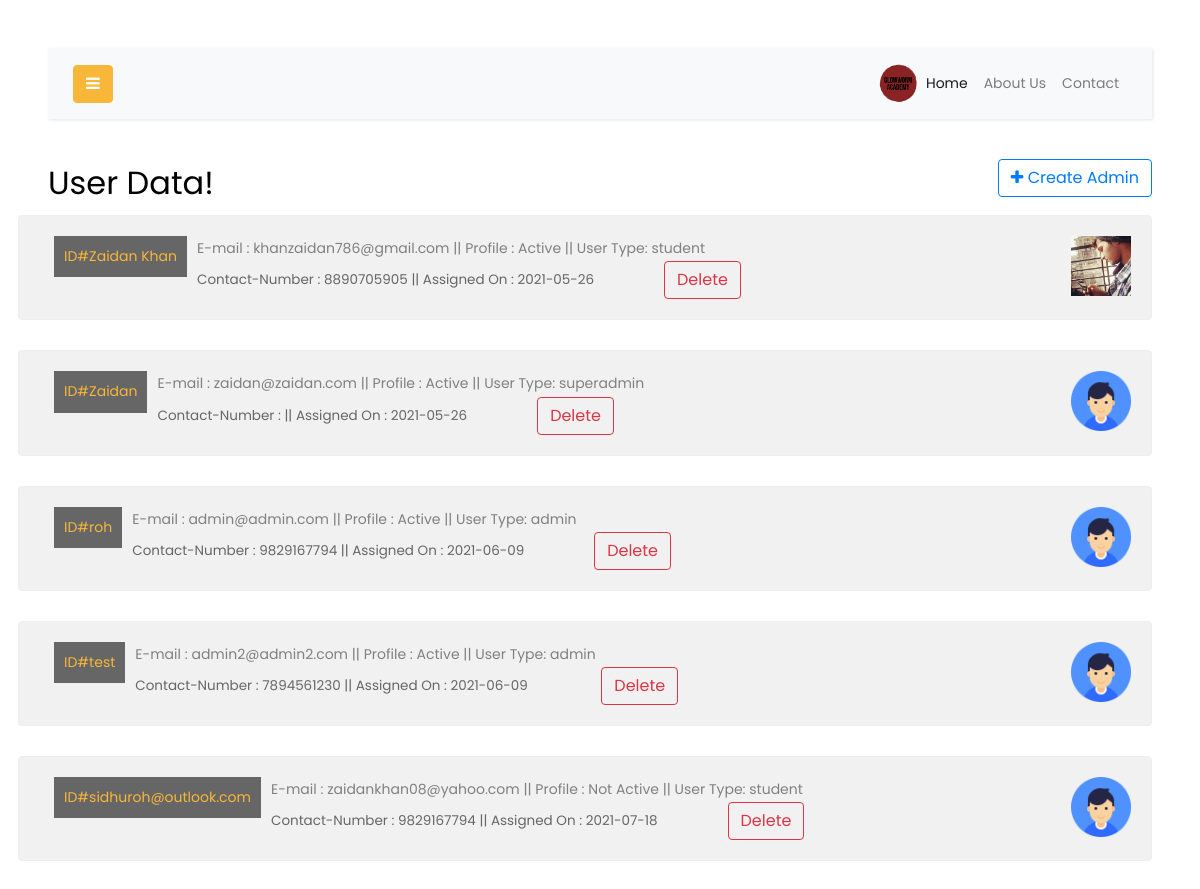
The page /user.php (signed in) on the database its author committed.
### tables this page shows
CREATE TABLE `users` (
  `id` int(11) NOT NULL,
  `username` varchar(100) NOT NULL,
  `email` varchar(100) NOT NULL,
  `mobile` varchar(12) NOT NULL,
  `password` varchar(100) NOT NULL,
  `bio` varchar(255) NOT NULL,
  `date` text DEFAULT NULL,
  `active` varchar(10) NOT NULL,
  `token_key` varchar(255) NOT NULL,
  `state` text NOT NULL DEFAULT 'Rajasthan',
  `city` text NOT NULL,
  `postalcode` varchar(10) NOT NULL DEFAULT '000000',
  `education` varchar(255) DEFAULT NULL,
  `country` varchar(255) DEFAULT NULL,
  `additional` varchar(255) DEFAULT NULL,
  `profile_pic` varchar(120) DEFAULT NULL,
  `user_type` text NOT NULL,
  `mobile_otp` varchar(60) NOT NULL,
  `mobile_active` text NOT NULL
);

### user.php (the view, shortened to what this page needs)
<!doctype html>
<?php include_once("database/phpmyadmin/connection.php"); ?>
<html lang="en">
  <head>
    <?php
        $query = "SELECT * from users WHERE email = '".$_SESSION['email'] ."'";
        $result = mysqli_query($conn, $query);
        while($rows = mysqli_fetch_assoc($result))
        {
        $ut = $rows['user_type'];
        }
    ?>
		<link rel="stylesheet" href="https://stackpath.bootstrapcdn.com/font-awesome/4.7.0/css/font-awesome.min.css">
		<link rel="stylesheet" href="css/css/style.css">
  </head>
  <body>
  <div id="content" class="p-4 p-md-5">
<nav class="navbar navbar-expand-lg navbar-light bg-light">
  <div class="container-fluid">
    <button type="button" id="sidebarCollapse" class="btn btn-primary">
      <i class="fa fa-bars"></i>
    </button>
    <div class="collapse navbar-collapse" id="navbarSupportedContent">
      <ul class="nav navbar-nav ml-auto">
      <li class="nav-item active">
      <img src="images/main.png" width ="40px">
      </li>
        <li class="nav-item active">
            <a class="nav-link" href="index.php">Home</a>
        </li>
        <li class="nav-item">
            <a class="nav-link" href="about.php">About Us</a>
        </li>
        <li class="nav-item">
            <a class="nav-link" href="contact.php">Contact</a>
        </li>
      </ul>
    </div>
  </div>
</nav>
<div class="row mt-12">
      <h2 class="col-md-4" id="subhead">User Data!</h2>
      <?php
        if ($ut == 'superadmin') {
      echo '<div class="col-md-8"><a href="admin-create.php"><button type="button" onclick="showAlert()" class="btn btn-outline-primary float-right"><i class="fa fa-plus" aria-hidden="true"></i> Create Admin</button></a></div>';
        }else {}
      ?>
      <?php
        $query = "SELECT * from users";
        $result = mysqli_query($conn, $query);
        while($rows = mysqli_fetch_assoc($result))
        {
        $id = $rows['id'];
        $username = $rows['username'];
        $email = $rows['email'];
        $mobile = $rows['mobile'];
    	  $date = $rows['date'];
        $user_type = $rows['user_type'];
        $check_pic = mysqli_query($conn, "SELECT profile_pic from users WHERE id=$id");
        $get_pic_row = mysqli_fetch_assoc($check_pic);
        $profile_pic_db = $get_pic_row['profile_pic'];
    	  $active = $rows['active'];
        if($active == 1) {
        if ($profile_pic_db == "") {
          $active = "Active";
          echo "<div class='row' style='border-radius: 4px; border: 1px solid #eee; width: 100%; height: 15%; background: #f1f1f1; margin-bottom: 30px;'>
          <div class='col-sm' style='padding: 20px;'><img src='images/user.png' width='60px;' height='60px' style='float: right;'></img>
          <a href='user.php?id=$id'><div class='col-sm'><div style='background: #666; padding-top: 8px; margin-right: 10px; padding-bottom: 8px; padding-left: 10px; padding-right: 10px; float: left;'>
          ID#$username</a></div></div> E-mail : $email || Profile : $active || User Type: $user_type <div class='col-sm' style='font-size: 13.5px; color: #666;'>Contact-Number : $mobile || Assigned On : $date<a href='delete.php?id=$id'><button style='margin-left: 70px;' type='button' class='btn btn-outline-danger'>Delete</button></a></div></div></div>";
          }
              else{
              $active = "Active";
              $profile_pic2 = "userdata/".$profile_pic_db;
              echo "<div class='row' style='border-radius: 4px; border: 1px solid #eee; width: 100%; height: 15%; background: #f1f1f1; margin-bottom: 30px;'>
              <div class='col-sm' style='padding: 20px;'><img src='$profile_pic2' width='60px;' height='60px' style='float: right;'></img>
              <a href='user.php?id=$id'><div class='col-sm'><div style='background: #666; padding-top: 8px; margin-right: 10px; padding-bottom: 8px; padding-left: 10px; padding-right: 10px; float: left;'>
              ID#$username</a></div></div> E-mail : $email || Profile : $active ||  User Type: $user_type <div class='col-sm' style='font-size: 13.5px; color: #666;'>Contact-Number : $mobile || Assigned On : $date<a href='delete.php?id=$id'><button style='margin-left: 70px;' type='button' class='btn btn-outline-danger'>Delete</button></a></div></div></div>";
          }
        } else {
          if ($profile_pic_db == "") {
            $active = "Not Active";
            echo "<div class='row' style='border-radius: 4px; border: 1px solid #eee; width: 100%; height: 15%; background: #f1f1f1; margin-bottom: 30px;'>
            <div class='col-sm' style='padding: 20px;'><img src='images/user.png' width='60px;' height='60px' style='float: right;'></img>
            <a href='user.php?id=$id'><div class='col-sm'><div style='background: #666; padding-top: 8px; margin-right: 10px; padding-bottom: 8px; padding-left: 10px; padding-right: 10px; float: left;'>
            ID#$username</a></div></div> E-mail : $email || Profile : $active || User Type: $user_type <div class='col-sm' style='font-size: 13.5px; color: #666;'>Contact-Number : $mobile || Assigned On : $date<a href='delete.php?id=$id'><button style='margin-left: 70px;' type='button' class='btn btn-outline-danger'>Delete</button></a></div></div></div>";
            }
        }}
        ?>
  </body>
</html>

### rows shown on the page
users: profile_pic (picture), username "Zaidan Khan", email "khanzaidan786@gmail.com", profile_pic "Active", user_type "student", mobile "8890705905", date "2021-05-26"
users: username "Zaidan", email "zaidan@zaidan.com", active "Active", user_type "superadmin", date "2021-05-26"
users: username "roh", email "admin@admin.com", active "Active", user_type "admin", mobile "9829167794", date "2021-06-09"
users: username "test", email "admin2@admin2.com", active "Active", user_type "admin", mobile "7894561230", date "2021-06-09"
users: username "sidhuroh@outlook.com", email "zaidankhan08@yahoo.com", active "Not Active", user_type "student", mobile "9829167794", date "2021-07-18"
